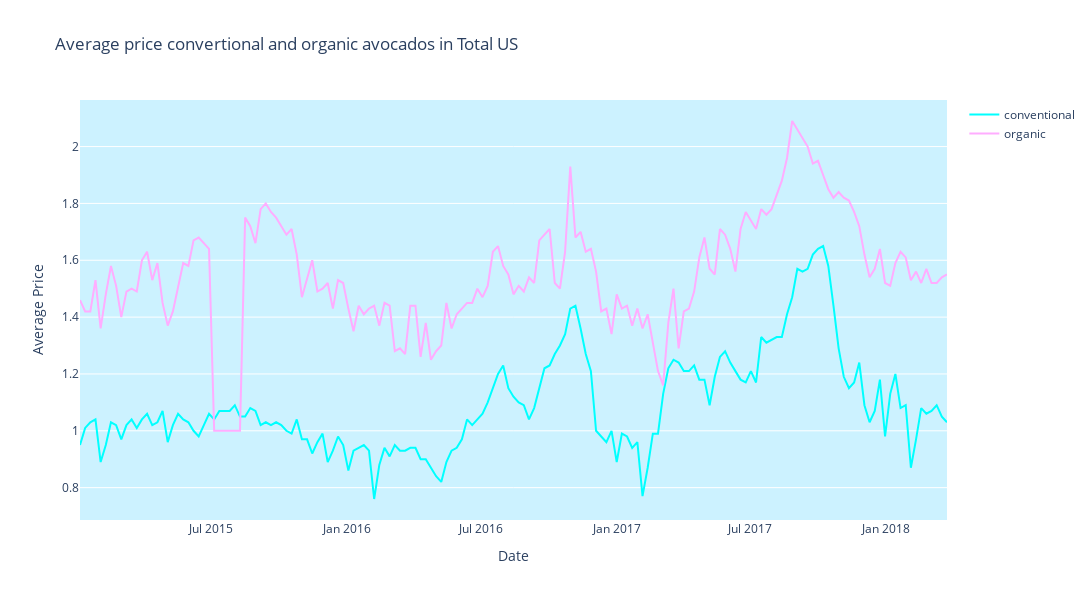

Write notebook code for a chart like this one.
### Markdown cell above
# Convertional avocados vs organic

### Code cell
fig = go.Figure()

fig.add_trace(go.Scatter(x=df1[df1.region == 'TotalUS']['Date'],
                         y=df1[df1.region == 'TotalUS']['AveragePrice'],
                         mode='lines',
                         name='conventional',
                         line=dict(color='#00ffff')))

fig.add_trace(go.Scatter(x=df2[df2.region == 'TotalUS']['Date'],
                         y=df2[df2.region == 'TotalUS']['AveragePrice'],
                         mode='lines',
                         name='organic',
                         line=dict(color='#ffadff')))

fig.update_layout(width=1100,
                  height=600,
                  title='Average price convertional and organic avocados in Total US',
                  plot_bgcolor='#ccf2ff',
                  hovermode="x",
                  paper_bgcolor='white',
                  xaxis_title='Date',
                  yaxis_title='Average Price',
                  xaxis_showgrid=False
)

fig.show()

### Figure 1 — Plotly figure (JSON) as saved in the notebook; plotly's stock layout.template omitted (floating-point values rounded to 4 significant figures; data arrays with more than 128 entries replaced by an {"elided": "..."} marker saying what was removed)
{"data": [{"line": {"color": "#00ffff"}, "mode": "lines", "name": "conventional", "type": "scatter", "x": {"elided": "169 str values"}, "y": {"elided": "169 float values"}}, {"line": {"color": "#ffadff"}, "mode": "lines", "name": "organic", "type": "scatter", "x": {"elided": "169 str values"}, "y": {"elided": "169 float values"}}], "layout": {"height": 600, "hovermode": "x", "paper_bgcolor": "white", "plot_bgcolor": "#ccf2ff", "title": {"text": "Average price convertional and organic avocados in Total US"}, "width": 1100, "xaxis": {"showgrid": false, "title": {"text": "Date"}}, "yaxis": {"title": {"text": "Average Price"}}}}
